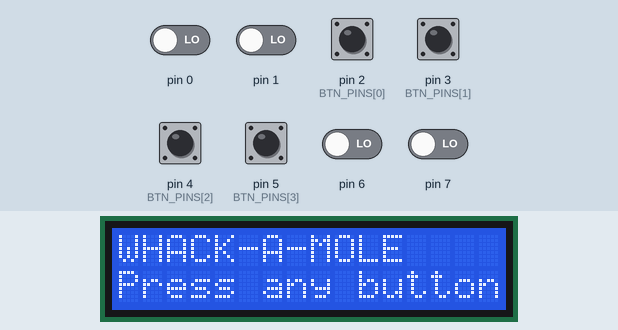
Simulated run of this sketch. Board: Arduino Uno, built with avr-gcc and run on an emulated ATmega328P. Shown: 16×2 character LCD. The test bench sets the inputs (shaded band); at power-on: pin 2 (BTN_PINS[0]), pin 3 (BTN_PINS[1]), pin 4 (BTN_PINS[2]), pin 5 (BTN_PINS[3]) HIGH, pin 0, pin 1, pin 6, pin 7 LOW. Random numbers use the default seed unless the sketch sets one; EEPROM starts erased.

Above: at 1.2 s.
1.3 s: pin 2 (BTN_PINS[0]) pulled LOW for 0.15 s
At 2.2 s:
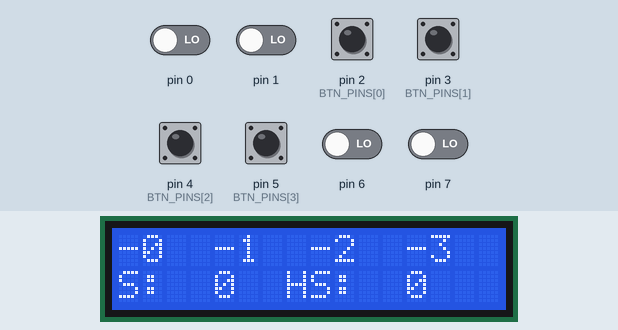
4.4 s: pin 3 (BTN_PINS[1]) pulled LOW for 0.15 s
At 4.7 s:
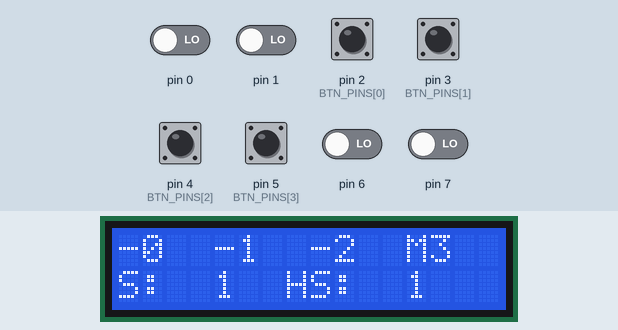
7.5 s: pin 4 (BTN_PINS[2]) pulled LOW for 0.15 s
At 7.64 s:
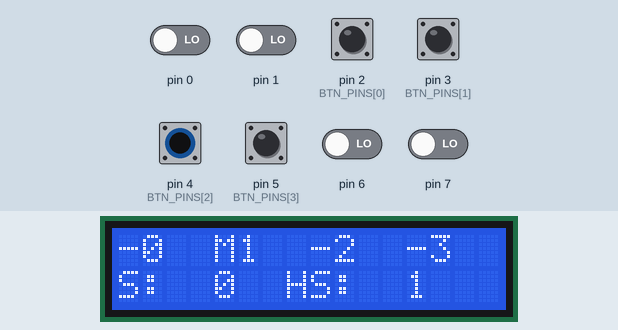
8.2 s: pin 5 (BTN_PINS[3]) pulled LOW for 0.15 s
At 8.7 s:
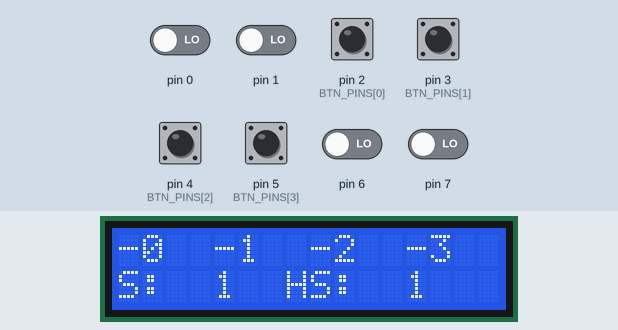
10.3 s: pin 2 (BTN_PINS[0]) pulled LOW for 1 s
At 12.0 s:
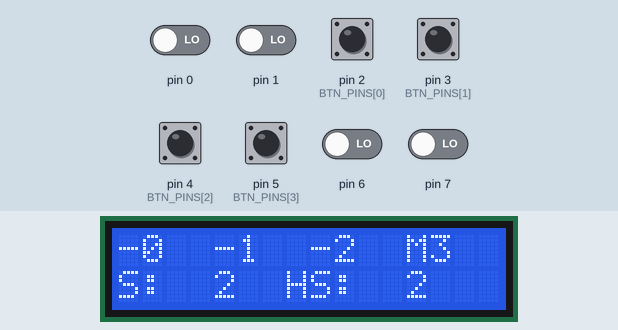
12.8 s: pin 3 (BTN_PINS[1]) pulled LOW for 1 s
At 14.8 s:
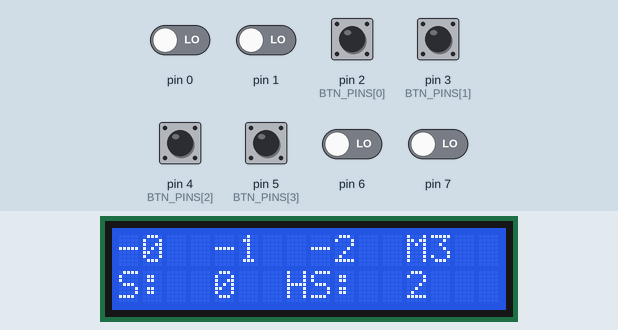
Timing chart, 0 to 15.4 s (numbered marks = the images above; inputs shaded):
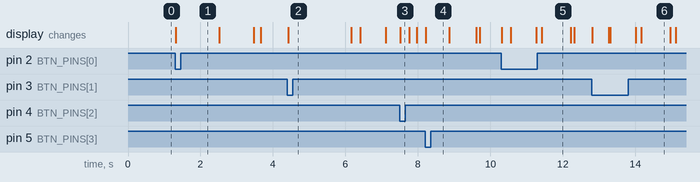

Measured:
- after the input at 1.3 s, the display: changes at once (image 1)
- what the display in image 5 shows lasts 0.8 s, from 11.4 s to 12.2 s

The sketch:

Uzd_3.ino
```cpp
// WhackAMole_1602_TimeSpawn_NoLEDs.ino
// Whack-A-Mole (4 holes) - Arduino Uno + QAPASS 1602A (16x2)
// - Timer1: 1ms tick -> game tick every GAME_TICK_MS
// - External interrupts: INT0 (D2), INT1 (D3)
// - Pin-change interrupt: PCINT2 for D4, D5
// - EEPROM stores magic/version, highScore, difficulty (write-on-change)
// - No blocking delays in main loop (ISRs set flags)
// - Start screen persists until first button press
// - Score resets immediately on any wrong button press
// - Time-based spawn scheduling (nextSpawnTick)

#include <LiquidCrystal.h>
#include <EEPROM.h>
#include <avr/interrupt.h>

// ----------------- Config / Pins -----------------
#define LCD_RS 8
#define LCD_E  9
#define LCD_D4 10
#define LCD_D5 11
#define LCD_D6 12
#define LCD_D7 13

LiquidCrystal lcd(LCD_RS, LCD_E, LCD_D4, LCD_D5, LCD_D6, LCD_D7);

// Buttons (holes)
const uint8_t BTN_PINS[4] = {2, 3, 4, 5}; // D2 (INT0), D3 (INT1), D4 (PCINT), D5 (PCINT)
const uint8_t NUM_HOLES = 4;

// ----------------- Timing -----------------
const uint16_t TIMER1_MS_TICK = 1;    // 1 ms base tick
const uint16_t GAME_TICK_MS = 50;     // update game every 50 ms
// spawn scheduling (time-based)
const uint16_t SPAWN_MIN_MS = 1000;    // shortest time between spawns
const uint16_t SPAWN_MAX_MS = 1200;   // longest time between spawns
// mole life
const uint16_t MOLE_MIN_MS = 600;
const uint16_t MOLE_MAX_MS = 1200;
const uint16_t BUTTON_DEBOUNCE_MS = 150; // debounce per button

// ----------------- EEPROM layout -----------------
const uint16_t EEPROM_ADDR = 0;
const uint16_t MAGIC = 0xDA7A;
const uint8_t VERSION = 1;
struct Persist {
  uint16_t magic;
  uint8_t version;
  uint16_t highScore;
  uint8_t difficulty; // 0..255 (higher -> less frequent spawns if mapped appropriately)
};
Persist persist;
const uint16_t DEFAULT_HIGH_SCORE = 0;
const uint8_t DEFAULT_DIFFICULTY = 160; // default difficulty (mid-easy)

// ----------------- Game state -----------------
volatile uint32_t msTicks = 0;        // millisecond counter (ISR)
volatile bool gameTickFlag = false;   // set every GAME_TICK_MS by timer ISR

// Button flags (set by ISRs)
volatile uint8_t buttonPressedMask = 0; // bit i -> button i pressed event
volatile uint32_t lastBtnTick[NUM_HOLES] = {0,0,0,0}; // debounce timestamps

// Mole data
struct Mole { bool active; uint32_t spawnTick; uint16_t lifetimeMs; };
Mole moles[NUM_HOLES];

// Main variables
uint16_t score = 0;
uint16_t highScore = 0;
uint8_t difficulty = DEFAULT_DIFFICULTY;
bool gameRunning = false;
bool showStartScreen = true;

// spawn scheduling
volatile uint32_t nextSpawnTick = 0;

// For PCINT detection
volatile uint8_t prevPIND = 0xFF;

// Forward declarations
void timer1_init();
void spawnRandomMole();
void clearAllMoles();
void eepromLoad();
void eepromSaveIfChanged();
void updateLCD();
void beginGame();

// ----------------- Timer1 ISR: 1 ms -----------------
ISR(TIMER1_COMPA_vect) {
  msTicks++;
  static uint16_t tickAcc = 0;
  tickAcc++;
  if (tickAcc >= GAME_TICK_MS) {
    tickAcc = 0;
    gameTickFlag = true;
  }
}

// ----------------- External button ISRs -----------------
// Button 0 -> INT0 (D2)
void button0_isr() {
  uint32_t now = msTicks;
  if (now - lastBtnTick[0] >= BUTTON_DEBOUNCE_MS) {
    lastBtnTick[0] = now;
    buttonPressedMask |= (1 << 0);
  }
}
// Button 1 -> INT1 (D3)
void button1_isr() {
  uint32_t now = msTicks;
  if (now - lastBtnTick[1] >= BUTTON_DEBOUNCE_MS) {
    lastBtnTick[1] = now;
    buttonPressedMask |= (1 << 1);
  }
}

// ----------------- Pin-change ISR for D4/D5 (PCINT2_vect) -----------------
// Detect falling edges on PD4 (D4) and PD5 (D5)
ISR(PCINT2_vect) {
  uint8_t cur = PIND; // direct port read
  uint8_t changed = prevPIND & (~cur); // bits that went from 1->0
  prevPIND = cur;

  if (changed & (1 << PD4)) {
    uint32_t now = msTicks;
    if (now - lastBtnTick[2] >= BUTTON_DEBOUNCE_MS) {
      lastBtnTick[2] = now;
      buttonPressedMask |= (1 << 2);
    }
  }
  if (changed & (1 << PD5)) {
    uint32_t now = msTicks;
    if (now - lastBtnTick[3] >= BUTTON_DEBOUNCE_MS) {
      lastBtnTick[3] = now;
      buttonPressedMask |= (1 << 3);
    }
  }
}

// ----------------- Timer1 init -----------------
void timer1_init() {
  cli();
  TCCR1A = 0;
  TCCR1B = 0;
  OCR1A = 249;            // (16MHz / 64) => 1ms tick
  TCCR1B |= (1 << WGM12); // CTC
  TCCR1B |= (1 << CS11) | (1 << CS10); // prescaler 64
  TIMSK1 |= (1 << OCIE1A); // enable compare A interrupt
  sei();
}

// ----------------- Setup -----------------
void setup() {
  // initialize LCD
  lcd.begin(16, 2);
  lcd.clear();

  // Buttons: use INPUT_PULLUP; pressed -> connects to GND -> falling edge
  for (uint8_t i = 0; i < NUM_HOLES; ++i) pinMode(BTN_PINS[i], INPUT_PULLUP);

  // attach external interrupts for D2, D3
  attachInterrupt(digitalPinToInterrupt(BTN_PINS[0]), button0_isr, FALLING);
  attachInterrupt(digitalPinToInterrupt(BTN_PINS[1]), button1_isr, FALLING);

  // enable pin-change interrupts for PD4 and PD5 (D4, D5)
  PCICR |= (1 << PCIE2);              // enable PCINT2 (PCINT[23:16]) for PORTD
  PCMSK2 |= (1 << PD4) | (1 << PD5);  // enable PCINT on PD4 and PD5

  prevPIND = PIND; // initialise previous state

  // Timer
  timer1_init();

  // EEPROM load
  eepromLoad();
  highScore = persist.highScore;
  difficulty = persist.difficulty;

  // initialize game data
  clearAllMoles();
  score = 0;
  gameRunning = false;
  showStartScreen = true;
  nextSpawnTick = 0; // will be set when game starts

  // seed RNG with some entropy
  randomSeed(((uint32_t)analogRead(A0) << 16) ^ micros());

  // initial screen (fully padded)
  char top[17], bot[17];
  for (uint8_t i = 0; i < 16; ++i) { top[i] = ' '; bot[i] = ' '; }
  top[16] = bot[16] = '\0';
  const char *t = "WHACK-A-MOLE";
  const char *b = "Press any button";
  strncpy(top, t, strlen(t));
  strncpy(bot, b, strlen(b));
  lcd.setCursor(0,0); lcd.print(top);
  lcd.setCursor(0,1); lcd.print(bot);
}

// ----------------- Main loop -----------------
void loop() {
  // Handle button events (read and clear mask atomically)
  uint8_t pressed;
  noInterrupts();
  pressed = buttonPressedMask;
  buttonPressedMask = 0;
  interrupts();

  if (pressed) {
    // if showing the start screen, dismiss it on the first press and start game
    if (showStartScreen) {
      showStartScreen = false;
      beginGame();
    }

    // if game not running and start screen already dismissed, ensure game starts
    if (!gameRunning && !showStartScreen) {
      beginGame();
    }

    bool anyWrong = false;
    // process each pressed button
    for (uint8_t b = 0; b < NUM_HOLES; ++b) {
      if (pressed & (1 << b)) {
        if (moles[b].active) {
          // successful whack
          moles[b].active = false;
          score++;
          // update high score
          if (score > highScore) {
            highScore = score;
            persist.highScore = highScore;
            eepromSaveIfChanged();
          }
          // stamp debounce to avoid immediate retrigger
          lastBtnTick[b] = msTicks;
        } else {
          // wrong button pressed -> mark wrong
          anyWrong = true;
        }
      }
    }

    if (anyWrong) {
      // Reset score on any wrong press
      score = 0;
      // optional: clear all moles so player restarts cleanly
      // clearAllMoles();
      // suppress immediate re-penalization by stamping all lastBtnTick
      for (uint8_t i = 0; i < NUM_HOLES; ++i) lastBtnTick[i] = msTicks;
    }
  }

  // Periodic game tick
  if (gameTickFlag) {
    noInterrupts();
    gameTickFlag = false;
    uint32_t now = msTicks;
    interrupts();

    if (gameRunning) {
      // expire moles that exceeded lifetime
      for (uint8_t i = 0; i < NUM_HOLES; ++i) {
        if (moles[i].active) {
          if (now - moles[i].spawnTick >= moles[i].lifetimeMs) {
            moles[i].active = false;
          }
        }
      }

      // time-based spawn: if it's time, spawn and schedule next
      if (now >= nextSpawnTick) {
        spawnRandomMole();
        // schedule next spawn based on difficulty
        // difficulty (0..255) -> produce interval between SPAWN_MIN_MS..SPAWN_MAX_MS
        // here higher difficulty value -> less frequent (longer interval). Invert if you prefer opposite.
        uint16_t minI = map(difficulty, 0, 255, SPAWN_MIN_MS / 2, SPAWN_MIN_MS);
        uint16_t maxI = map(difficulty, 0, 255, SPAWN_MAX_MS / 2, SPAWN_MAX_MS);
        if (maxI < minI) { uint16_t tmp = maxI; maxI = minI; minI = tmp; } // sanity
        uint16_t interval = random(minI, maxI + 1);
        nextSpawnTick = now + interval;
      }
    }

    // Update display every game tick
    updateLCD();
  }
}

// ----------------- Game helpers -----------------
void beginGame() {
  clearAllMoles();
  score = 0;
  gameRunning = true;
  // schedule first spawn shortly after start
  nextSpawnTick = msTicks + random(SPAWN_MIN_MS, SPAWN_MAX_MS + 1);
}

void spawnRandomMole() {
  // choose a free hole randomly; if none free, skip
  uint8_t freeList[NUM_HOLES];
  uint8_t freeCount = 0;
  for (uint8_t i = 0; i < NUM_HOLES; ++i) if (!moles[i].active) freeList[freeCount++] = i;
  if (freeCount == 0) return;
  uint8_t sel = freeList[random(0, freeCount)];
  moles[sel].active = true;
  moles[sel].spawnTick = msTicks;
  moles[sel].lifetimeMs = random(MOLE_MIN_MS, MOLE_MAX_MS + 1);
}

void clearAllMoles() {
  for (uint8_t i = 0; i < NUM_HOLES; ++i) moles[i].active = false;
}

// ----------------- LCD update (fully overwrites lines) -----------------
void updateLCD() {
  if (showStartScreen) {
    // keep the start screen exactly (overwrite full lines to avoid trailing chars)
    char top[17], bot[17];
    for (uint8_t i = 0; i < 16; ++i) { top[i] = ' '; bot[i] = ' '; }
    top[16] = bot[16] = '\0';
    const char *t = "WHACK-A-MOLE";
    const char *b = "Press any button";
    strncpy(top, t, strlen(t));
    strncpy(bot, b, strlen(b));
    lcd.setCursor(0,0); lcd.print(top);
    lcd.setCursor(0,1); lcd.print(bot);
    return;
  }

  char line0[17], line1[17];
  for (uint8_t i = 0; i < 16; ++i) { line0[i] = ' '; line1[i] = ' '; }
  line0[16] = line1[16] = '\0';

  // draw holes on top row at cols 0,4,8,12
  for (uint8_t h = 0; h < NUM_HOLES; ++h) {
    uint8_t col = h * 4;
    if (moles[h].active) line0[col] = 'M';
    else line0[col] = '-';
    line0[col+1] = '0' + h;
  }

  // bottom line: score and highscore, padded to full 16 chars
  char tmp[17];
  snprintf(tmp, sizeof(tmp), "S:%3u  HS:%3u", score, highScore);
  uint8_t tlen = strlen(tmp);
  for (uint8_t i = 0; i < 16; ++i) {
    if (i < tlen) line1[i] = tmp[i];
    else line1[i] = ' ';
  }
  lcd.setCursor(0,0); lcd.print(line0);
  lcd.setCursor(0,1); lcd.print(line1);
}

// ----------------- EEPROM helpers -----------------
void eepromLoad() {
  Persist p;
  EEPROM.get(EEPROM_ADDR, p);
  if (p.magic == MAGIC && p.version == VERSION) {
    persist = p;
  } else {
    persist.magic = MAGIC;
    persist.version = VERSION;
    persist.highScore = DEFAULT_HIGH_SCORE;
    persist.difficulty = DEFAULT_DIFFICULTY;
    EEPROM.put(EEPROM_ADDR, persist);
  }
}

void eepromSaveIfChanged() {
  Persist cur;
  EEPROM.get(EEPROM_ADDR, cur);
  bool changed = false;
  if (cur.highScore != persist.highScore) changed = true;
  if (cur.difficulty != persist.difficulty) changed = true;
  if (changed) {
    EEPROM.put(EEPROM_ADDR, persist);
  }
}
```
